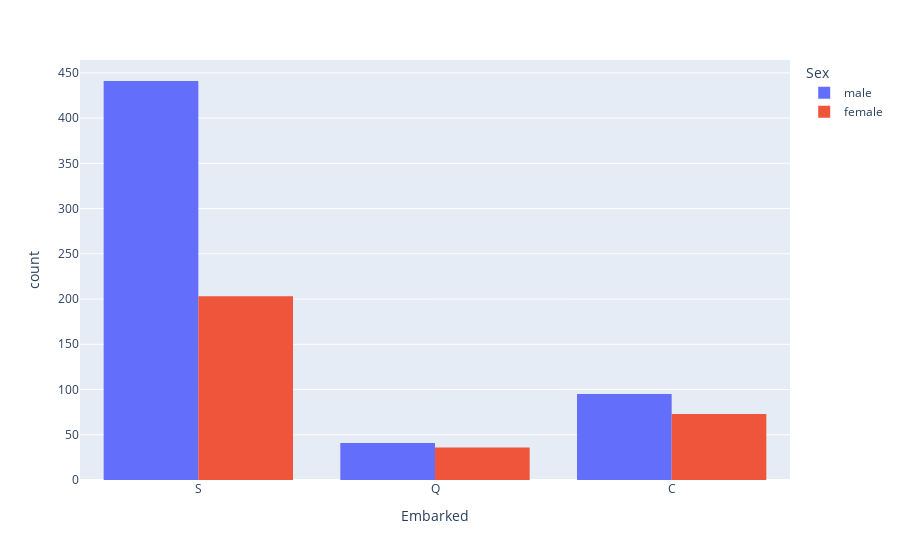

Notebook code for this chart:
### Code cell
fig = px.histogram(train, x='Embarked', color='Sex', barmode='group')
fig.show()

### Figure 1 — Plotly figure (JSON) as saved in the notebook; plotly's stock layout.template omitted (floating-point values rounded to 4 significant figures; data arrays with more than 128 entries replaced by an {"elided": "..."} marker saying what was removed)
{"data": [{"alignmentgroup": "True", "bingroup": "x", "hovertemplate": "Sex=male<br>Embarked=%{x}<br>count=%{y}<extra></extra>", "legendgroup": "male", "marker": {"color": "#636efa", "pattern": {"shape": ""}}, "name": "male", "offsetgroup": "male", "orientation": "v", "showlegend": true, "type": "histogram", "x": {"elided": "577 str values"}, "xaxis": "x", "yaxis": "y"}, {"alignmentgroup": "True", "bingroup": "x", "hovertemplate": "Sex=female<br>Embarked=%{x}<br>count=%{y}<extra></extra>", "legendgroup": "female", "marker": {"color": "#EF553B", "pattern": {"shape": ""}}, "name": "female", "offsetgroup": "female", "orientation": "v", "showlegend": true, "type": "histogram", "x": {"elided": "314 str values"}, "xaxis": "x", "yaxis": "y"}], "layout": {"barmode": "group", "legend": {"title": {"text": "Sex"}, "tracegroupgap": 0}, "margin": {"t": 60}, "xaxis": {"anchor": "y", "domain": [0, 1], "title": {"text": "Embarked"}}, "yaxis": {"anchor": "x", "domain": [0, 1], "title": {"text": "count"}}}}
